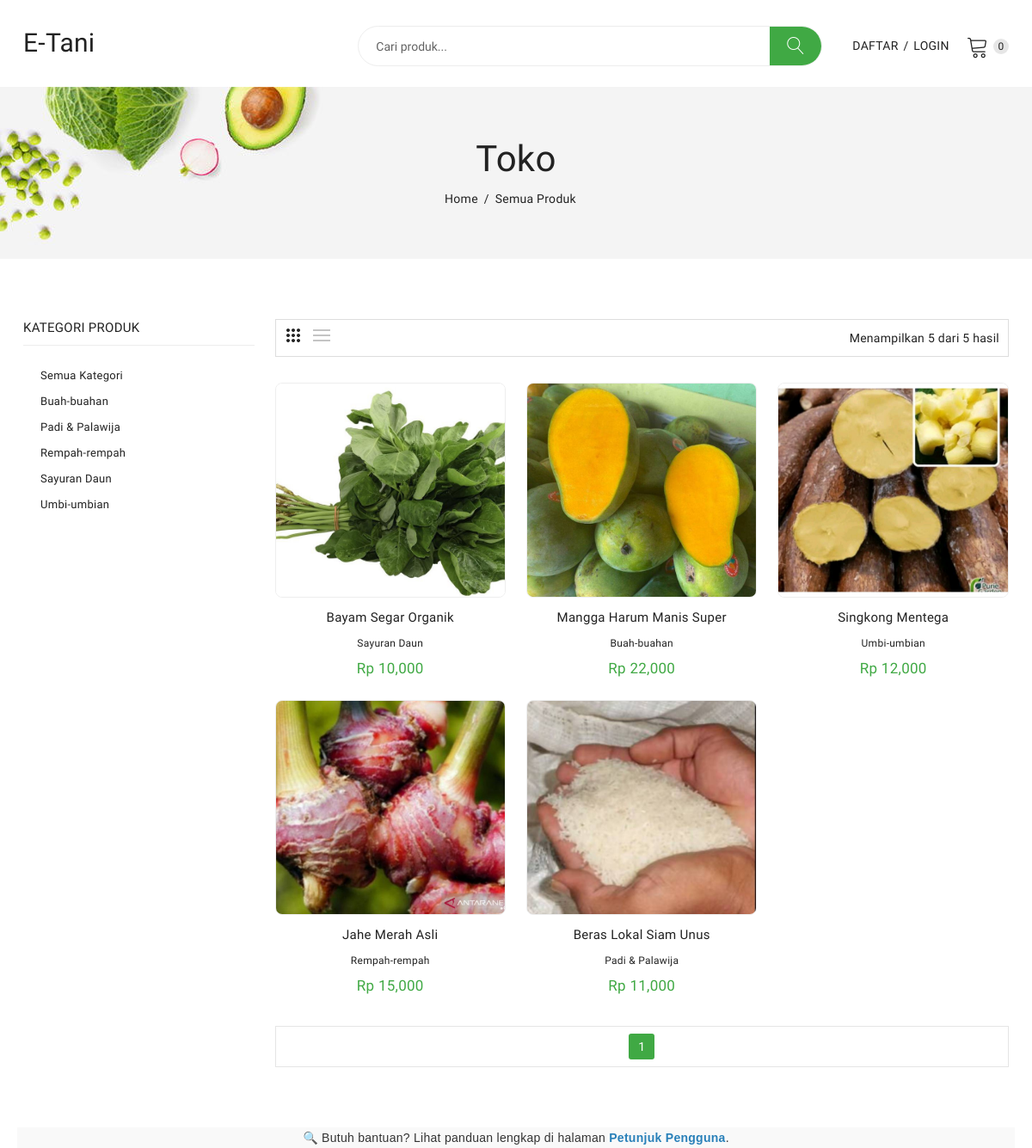
/, run on an earlier commit of the app's database.
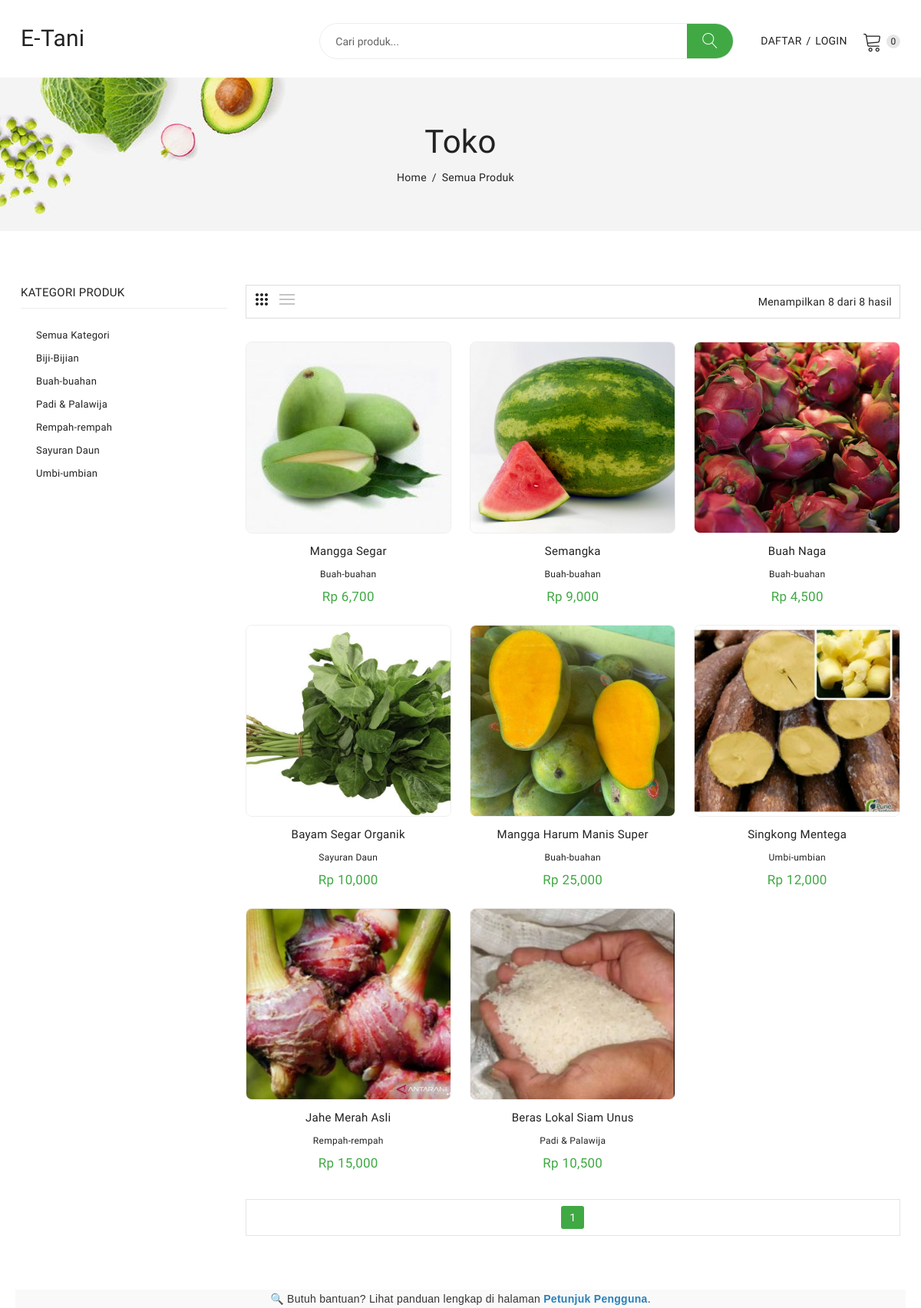
And on a later commit of the database.
### tables this page shows
CREATE TABLE `kategori_produk` (
  `id_kategori` int(11) NOT NULL,
  `nama_kategori` varchar(100) NOT NULL
);

CREATE TABLE `produk` (
  `id_produk` int(11) NOT NULL,
  `id_petani` int(11) NOT NULL,
  `id_kategori` int(11) NOT NULL,
  `nama_produk` varchar(255) NOT NULL,
  `deskripsi` text NOT NULL,
  `harga` decimal(10,0) NOT NULL,
  `satuan` varchar(20) NOT NULL COMMENT 'Contoh: kg, ikat, buah',
  `stok` int(11) NOT NULL,
  `foto_produk` varchar(255) NOT NULL,
  `status_produk` enum('Tersedia','Habis') NOT NULL DEFAULT 'Tersedia',
  `tgl_upload` timestamp NULL DEFAULT current_timestamp(),
  `minimum_pembelian` int(11) DEFAULT 1
);

### index.php (the view, shortened to what this page needs)
<?php
include 'header.php';
$halaman_aktif = isset($_GET['halaman']) ? (int)$_GET['halaman'] : 1;
$limit = 9;
$offset = ($halaman_aktif - 1) * $limit;
$where_clause = "WHERE produk.status_produk = 'Tersedia'";
$kategori_aktif = '';
$kategori_param = '';
$search_param = '';
$sort_option = isset($_GET['sort']) ? $_GET['sort'] : 'newness';
$sort_param = '&sort=' . $sort_option;
$order_by_clause = "ORDER BY ";
switch ($sort_option) {
    default:
        $order_by_clause .= "produk.tgl_upload DESC";
        break;
}
$query_total = "SELECT COUNT(*) AS total FROM produk $where_clause";
$result_total = $con->query($query_total);
$total_produk = $result_total->fetch_assoc()['total'];
$jumlah_halaman = ceil($total_produk / $limit);
$query_produk = "SELECT produk.*, kategori_produk.nama_kategori FROM produk JOIN kategori_produk ON produk.id_kategori = kategori_produk.id_kategori $where_clause $order_by_clause LIMIT $limit OFFSET $offset";
$ambil_produk = $con->query($query_produk);
?>
<div class="breadcrumbs_area">
    <div class="container">
        <div class="row">
            <div class="col-12">
                <div class="breadcrumb_content">
                    <h3>Toko</h3>
                    <ul>
                        <li><a href="index.php">home</a></li>
                        <li>
                            <?php
                            if (!empty($kategori_aktif)) {
                                echo $kategori_aktif;
                            } elseif (isset($_GET['q'])) {
                                echo 'Hasil Pencarian: "' . htmlspecialchars($_GET['q']) . '"';
                            } else {
                                echo "Semua Produk";
                            }
                            ?>
                        </li>
                    </ul>
                </div>
            </div>
        </div>
    </div>
</div>
<div class="shop_area shop_reverse mt-70 mb-70">
    <div class="container">
        <div class="row">
            <div class="col-lg-3 col-md-12">
                <aside class="sidebar_widget">
                    <div class="widget_inner">
                        <div class="widget_list widget_categories">
                            <h3>Kategori Produk</h3>
                            <ul>
                                <li><a href="index.php">Semua Kategori</a></li>
                                <?php
                                $ambil_kategori_sidebar = $con->query("SELECT * FROM kategori_produk ORDER BY nama_kategori ASC");
                                while ($kat = $ambil_kategori_sidebar->fetch_assoc()) {
                                ?>
                                    <li><a href="index.php?kategori=<?= $kat['id_kategori']; ?>"><?= $kat['nama_kategori']; ?></a></li>
                                <?php } ?>
                            </ul>
                        </div>
                    </div>
                </aside>
            </div>
            <div class="col-lg-9 col-md-12">
                <div class="shop_toolbar_wrapper">
                    <div class="shop_toolbar_btn">
                        <button data-role="grid_3" type="button" class="active btn-grid-3" data-toggle="tooltip" title="3"></button>
                        <button data-role="grid_list" type="button" class="btn-list" data-toggle="tooltip" title="List"></button>
                    </div>
                    <div class="page_amount">
                        <p>Menampilkan <?= $ambil_produk->num_rows ?> dari <?= $total_produk ?> hasil</p>
                    </div>
                </div>
                <div class="row shop_wrapper">
                    <?php
                    if ($ambil_produk->num_rows > 0) {
                        while ($produk = $ambil_produk->fetch_assoc()) {
                    ?>
                            <div class="col-lg-4 col-md-4 col-sm-6 col-12 ">
                                <div class="single_product">
                                    <div class="product_thumb">
                                        <a class="primary_img" href="detail_produk.php?id=<?= $produk['id_produk']; ?>">
                                            <img class="gambar-produk-seragam" src="admin/images/produk/<?= $produk['foto_produk']; ?>" alt="Foto Produk <?= $produk['nama_produk']; ?>">
                                        </a>
                                    </div>
                                    <div class="product_content grid_content">
                                        <h4 class="product_name"><a href="detail_produk.php?id=<?= $produk['id_produk']; ?>"><?= htmlspecialchars($produk['nama_produk']); ?></a></h4>
                                        <p><a href="index.php?kategori=<?= $produk['id_kategori']; ?>"><?= $produk['nama_kategori']; ?></a></p>
                                        <div class="price_box">
                                            <span class="current_price">Rp <?= number_format($produk['harga']); ?></span>
                                        </div>
                                    </div>
                                </div>
                            </div>
                    <?php
                        }
                    } else {
                        echo "<div class='col-12'><div class='alert alert-warning text-center'>Produk tidak ditemukan.</div></div>";
                    }
                    ?>
                </div>
                <div class="shop_toolbar t_bottom">
                    <div class="pagination">
                        <ul>
                            <?php for ($i = 1; $i <= $jumlah_halaman; $i++) : ?>
                                <li class="<?= ($i == $halaman_aktif) ? 'current' : '' ?>">
                                    <a href="index.php?halaman=<?= $i; ?><?= $kategori_param ?><?= $sort_param ?><?= $search_param ?>"><?= $i; ?></a>
                                </li>
                            <?php endfor; ?>
                        </ul>
                    </div>
                </div>
            </div>
        </div>
    </div>
</div>
<div class="tutorial">
    <p>🔍 Butuh bantuan? Lihat panduan lengkap di halaman
        <a href="tutorial.php" class="tutorial-link">Petunjuk Pengguna</a>.
    </p>
</div>
<?php
include 'footer.php';
?>

### header.php (shortened to what this page needs)
<!doctype html>
<html class="no-js" lang="en">
<head>
    <link rel="stylesheet" href="assets/css/bootstrap.min.css">
    <link rel="stylesheet" href="assets/css/owl.carousel.min.css">
    <link rel="stylesheet" href="assets/css/slick.css">
    <link rel="stylesheet" href="assets/css/magnific-popup.css">
    <link rel="stylesheet" href="assets/css/font.awesome.css">
    <link rel="stylesheet" href="assets/css/ionicons.min.css">
    <link rel="stylesheet" href="assets/css/linearicons.css">
    <link rel="stylesheet" href="assets/css/animate.css">
    <link rel="stylesheet" href="assets/css/jquery-ui.min.css">
    <link rel="stylesheet" href="assets/css/slinky.menu.css">
    <link rel="stylesheet" href="assets/css/plugins.css">
    <link rel="stylesheet" href="assets/css/style.css">
    <link rel="stylesheet" href="https://unpkg.com/leaflet@1.9.4/dist/leaflet.css" />
</head>
<body>
   <header>
        <div class="main_header">
            <div class="header_middle">
                <div class="container">
                    <div class="row align-items-center">
                        <div class="col-lg-2 col-md-3 col-sm-3 col-3">
                            <div class="logo">
                                <a href="index.php"><h3>E-Tani</h3></a>
                            </div>
                        </div>
                        <div class="col-lg-10 col-md-6 col-sm-7 col-8">
                            <div class="header_right_info">
                                <div class="search_container mobail_s_none">
                                   <form action="index.php" method="get">
                                        <div class="search_box">
                                            <input name="q" placeholder="Cari produk..." type="text" value="<?= htmlspecialchars($_GET['q'] ?? '') ?>">
                                             <button type="submit"><span class="lnr lnr-magnifier"></span></button>
                                        </div>
                                    </form>
                                </div>
                                <div class="header_account_area">
                                    <div class="header_account_list register">
                                        <?php if (isset($_SESSION['pembeli_id'])) : ?>
                                            <ul>
                                                <li style="font-size: 10px;">
                                                    <a href="akun.php">
                                                        <i class="fa fa-user"></i>
                                                        Selamat, <?= htmlspecialchars($_SESSION['pembeli_nama']); ?>
                                                    </a>
                                                </li>
                                                <li><span>/</span></li>
                                                <li><a href="logout.php">Logout</a></li>
                                            </ul>
                                        <?php else : ?>
                                            <ul>
                                                <li><a href="register.php">Daftar</a></li>
                                                <li><span>/</span></li>
                                                <li><a href="login.php">Login</a></li>
                                            </ul>
                                        <?php endif; ?>
                                    </div>
                                    <div class="header_account_list  mini_cart_wrapper">
                                        <a href="keranjang.php"><span class="lnr lnr-cart"></span><span class="item_count">0</span></a>
                                    </div>
                                </div>
                            </div>
                        </div>
                    </div>
                </div>
            </div>
        </div>
    </header>

### footer.php (shortened to what this page needs)
</body>
</html>

### header.php (style rules this page uses)
.gambar-produk-seragam { width: 100%; height: 250px; object-fit: cover; border: 1px solid #eee; border-radius: 8px; }

What changed in the data, as far as the page shows it:
added kategori_produk: nama_kategori "Biji-Bijian"
added produk: foto_produk (picture), nama_produk "Mangga Segar", id_kategori.nama_kategori "Buah-buahan", harga "6,700"
added produk: foto_produk (picture), nama_produk "Semangka", id_kategori.nama_kategori "Buah-buahan", harga "9,000"
added produk: foto_produk (picture), nama_produk "Buah Naga", id_kategori.nama_kategori "Buah-buahan", harga "4,500"
changed produk "Mangga Harum Manis Super": harga "22,000" → "25,000"
changed produk "Beras Lokal Siam Unus": harga "11,000" → "10,500"
Also different on the page:
$ambil_produk->num_rows: "5" → "8"
$total_produk: "5" → "8"
